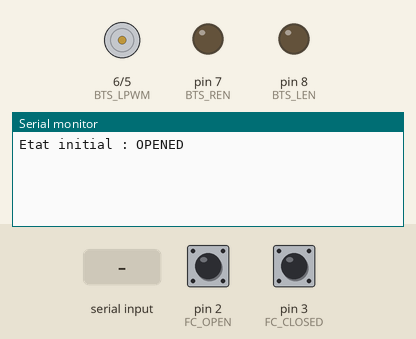
The sketch below on a simulated Arduino Uno, built with avr-gcc and run on an emulated ATmega328P. On the bench: motor-driver pin pairs drawn as motors (green arrow = first pin HIGH = forward, orange = second pin HIGH = backward, longer = more drive), output pins drawn as LEDs (lit = HIGH), the last lines printed to the serial monitor. Inputs (shaded band) come from the test bench; at power-on: pin 2 (FC_OPEN) HIGH, pin 3 (FC_CLOSED) HIGH.

Above: at 2.2 s.
2.3 s: "CLOSE\n" received over Serial
At 3.5 s:
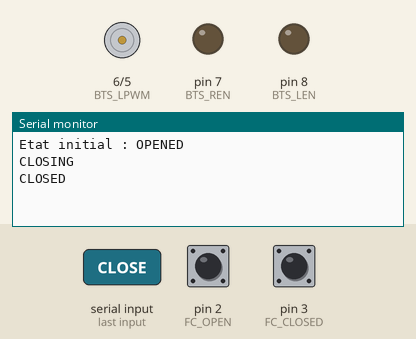
3.8 s: "OPEN\n" received over Serial
At 4.7 s:
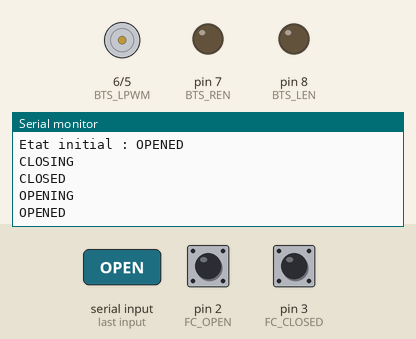

The sketch:

RoofController.ino
```cpp
#define FC_OPEN      2
#define FC_CLOSED    3

#define BTS_RPWM     5
#define BTS_LPWM     6

#define BTS_REN      7
#define BTS_LEN      8

const unsigned long MAX_TRAVEL_TIME = 60000UL;

enum RoofState
{
  UNKNOWN,
  OPENING,
  OPENED,
  CLOSING,
  CLOSED,
  STOPPED,
  ERROR_STATE
};

RoofState state = UNKNOWN;

unsigned long motionStart = 0;

void disableMotor()
{
  analogWrite(BTS_RPWM, 0);
  analogWrite(BTS_LPWM, 0);

  digitalWrite(BTS_REN, LOW);
  digitalWrite(BTS_LEN, LOW);
}

void startOpen()
{
  digitalWrite(BTS_REN, HIGH);
  digitalWrite(BTS_LEN, HIGH);

  analogWrite(BTS_RPWM, 255);
  analogWrite(BTS_LPWM, 0);

  motionStart = millis();

  state = OPENING;
}

void startClose()
{
  digitalWrite(BTS_REN, HIGH);
  digitalWrite(BTS_LEN, HIGH);

  analogWrite(BTS_RPWM, 0);
  analogWrite(BTS_LPWM, 255);

  motionStart = millis();

  state = CLOSING;
}

String getState()
{
  switch (state)
  {
    case OPENING:    return "OPENING";
    case OPENED:     return "OPENED";
    case CLOSING:    return "CLOSING";
    case CLOSED:     return "CLOSED";
    case STOPPED:    return "STOPPED";
    case ERROR_STATE:return "ERROR";
    default:         return "UNKNOWN";
  }
}

void processCommand(String cmd)
{
  cmd.trim();
  cmd.toUpperCase();

  if (cmd == "PING")
  {
    Serial.println("OK");
  }
  else if (cmd == "STATUS")
  {
    Serial.println(getState());
  }
  else if (cmd == "OPEN")
  {
    if (state != OPENED &&
        state != OPENING)
    {
      startOpen();
    }

    Serial.println(getState());
  }
  else if (cmd == "CLOSE")
  {
    if (state != CLOSED &&
        state != CLOSING)
    {
      startClose();
    }

    Serial.println(getState());
  }
  else if (cmd == "STOP")
  {
    disableMotor();

    state = STOPPED;

    Serial.println("STOPPED");
  }
  else
  {
    Serial.println("ERROR");
  }
}

void setup()
{
  pinMode(FC_OPEN, INPUT_PULLUP);
  pinMode(FC_CLOSED, INPUT_PULLUP);

  pinMode(BTS_RPWM, OUTPUT);
  pinMode(BTS_LPWM, OUTPUT);

  pinMode(BTS_REN, OUTPUT);
  pinMode(BTS_LEN, OUTPUT);

  disableMotor();

  Serial.begin(115200);

  delay(1000);

  bool fcOpen =
      digitalRead(FC_OPEN) == HIGH;

  bool fcClosed =
      digitalRead(FC_CLOSED) == HIGH;

  if (fcOpen)
  {
    state = OPENED;
  }
  else if (fcClosed)
  {
    state = CLOSED;
  }
  else
  {
    state = UNKNOWN;
  }

  Serial.print("Etat initial : ");
  Serial.println(getState());
}

void loop()
{
  bool fcOpen =
      digitalRead(FC_OPEN) == HIGH;

  bool fcClosed =
      digitalRead(FC_CLOSED) == HIGH;

  if (state == OPENING && fcOpen)
  {
    disableMotor();

    state = OPENED;

    Serial.println("OPENED");
  }

  if (state == CLOSING && fcClosed)
  {
    disableMotor();

    state = CLOSED;

    Serial.println("CLOSED");
  }

  if ((state == OPENING ||
       state == CLOSING) &&
      millis() - motionStart >
      MAX_TRAVEL_TIME)
  {
    disableMotor();

    state = ERROR_STATE;

    Serial.println("ERROR");
  }

  if (Serial.available())
  {
    String cmd =
      Serial.readStringUntil('\n');

    processCommand(cmd);
  }
}
```

Measured:
- after the input at 2.3 s, the serial monitor: prints a new line at once (image 1)
- after the input at 3.8 s, the serial monitor: prints a new line at once (image 2)
